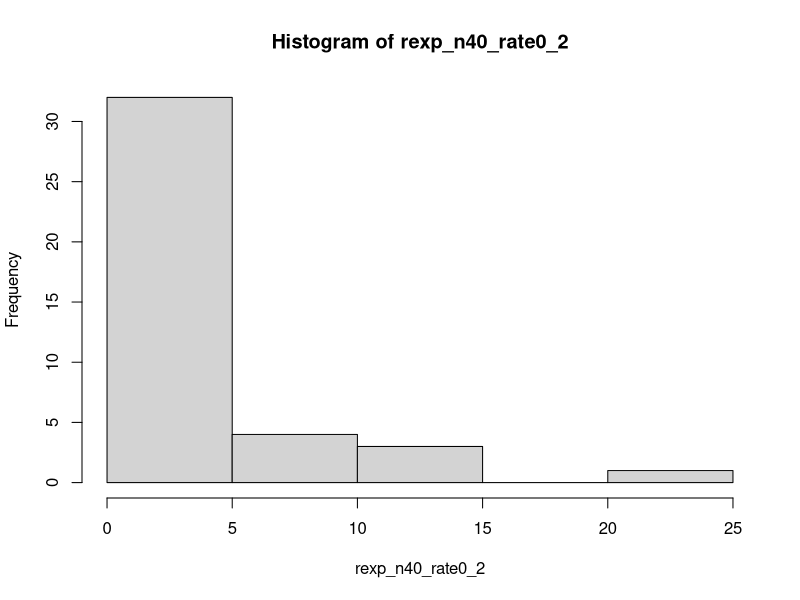
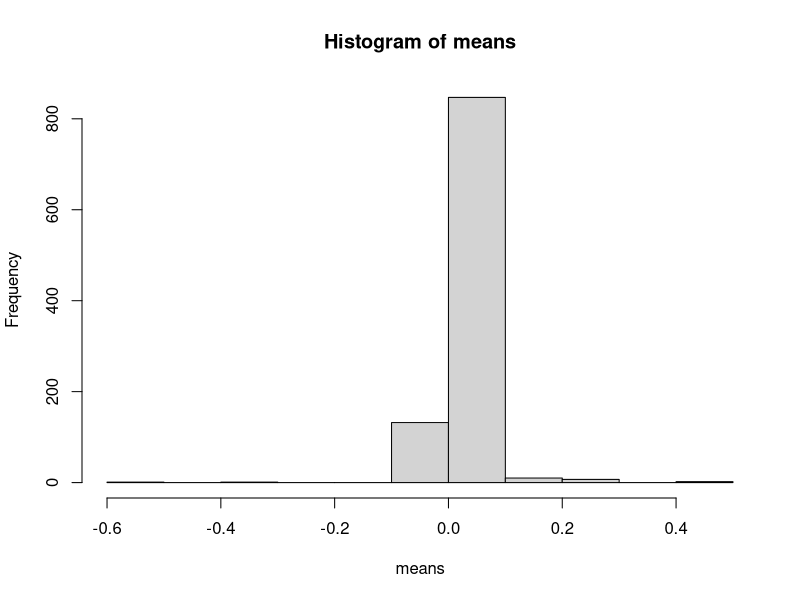
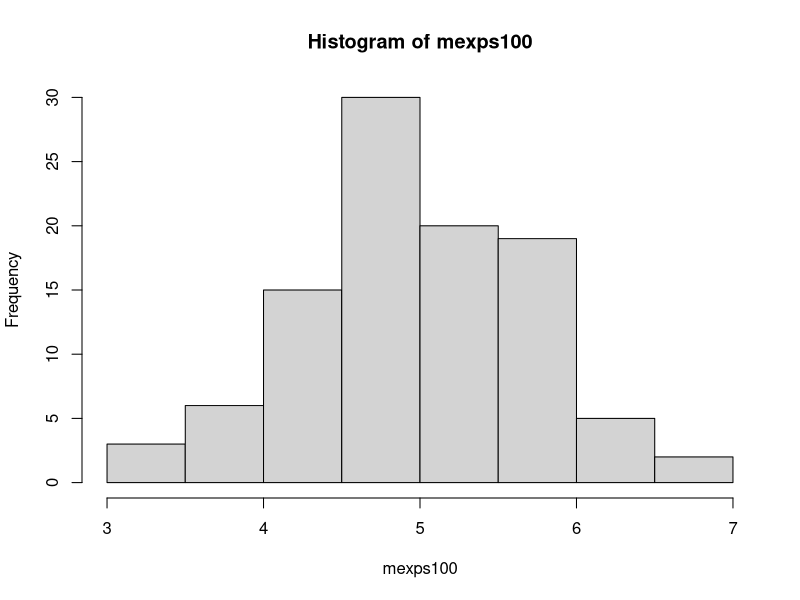
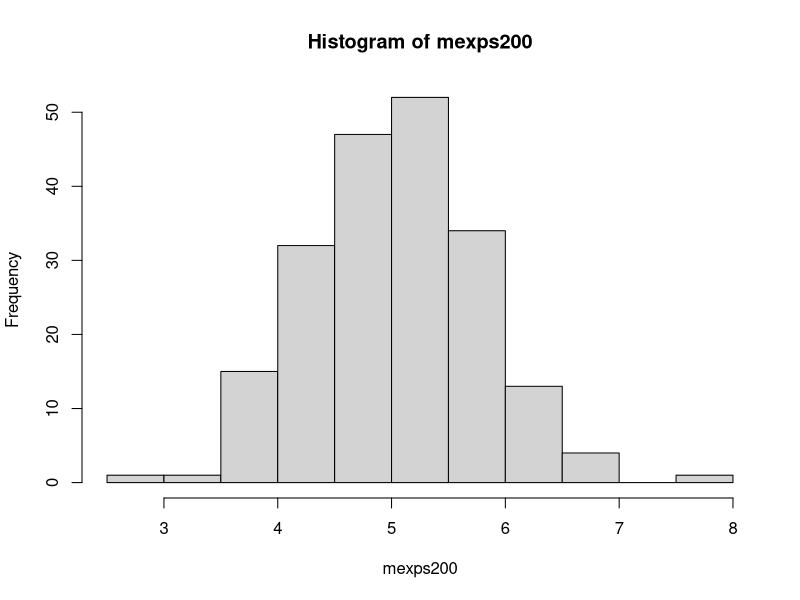
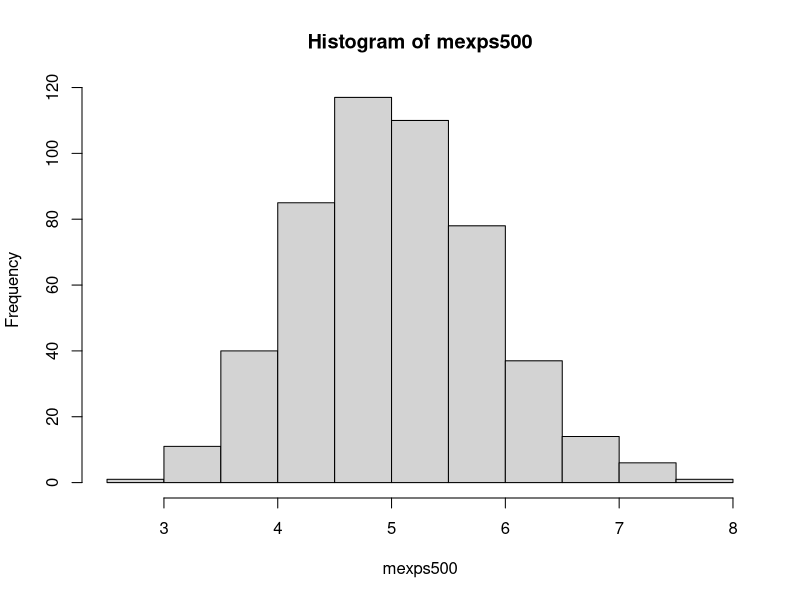
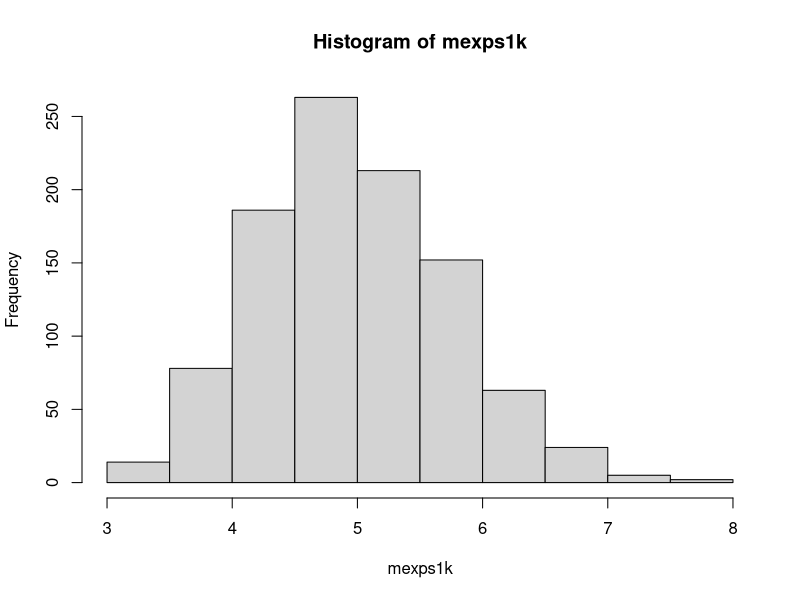
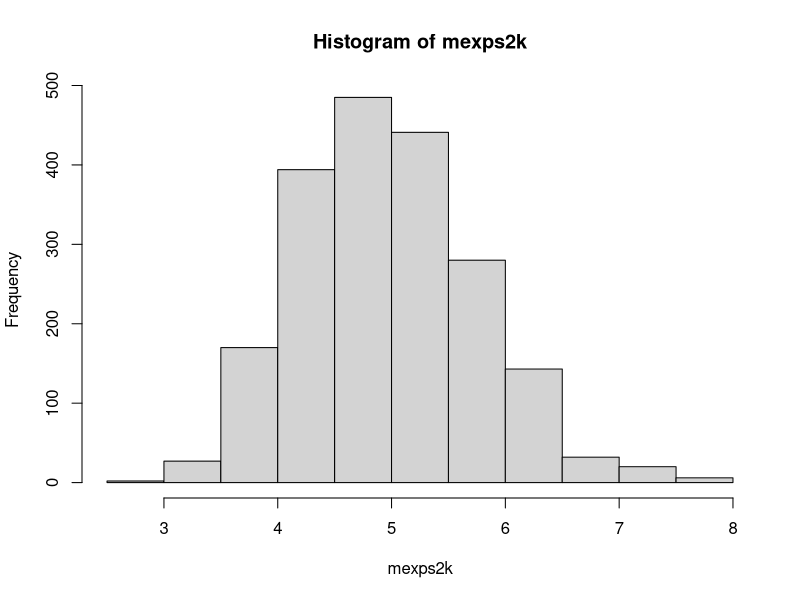
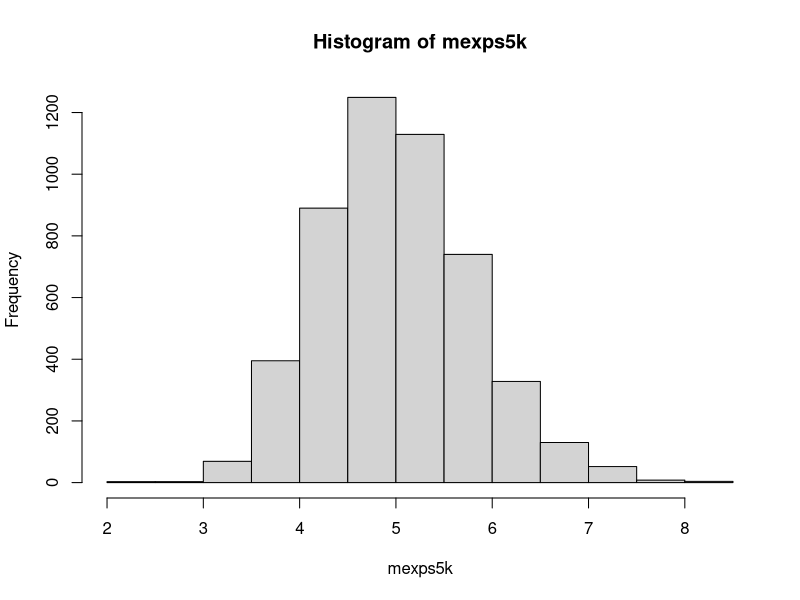

Write R code to recreate these figures, in order.
# Test
rexp_n40_rate0_2 = rexp(n = 40, rate = 0.2)
hist(rexp_n40_rate0_2)
var(rexp_n40_rate0_2)

set.seed(123) ## I set this in order to make my simulation results reproducible. 
n <- 1000
means <- cumsum(rnorm(n))/(1:n)
hist(means)



## Number of simulation 
set.seed(123)
mexps100 = NULL
for (i in 1 : 100) {
    mexps100 = c(mexps100, mean(rexp(n = 40, rate = 0.2)))
}
hist(mexps100)


mexps200 = NULL
for (i in 1 : 200) {
    mexps200 = c(mexps200, mean(rexp(n = 40, rate = 0.2)))
}
hist(mexps200)


mexps500 = NULL
for (i in 1 : 500) {
    mexps500 = c(mexps500, mean(rexp(n = 40, rate = 0.2)))
}
hist(mexps500)


mexps1k = NULL
for (i in 1 : 1000) {
    mexps1k = c(mexps1k, mean(rexp(n = 40, rate = 0.2)))
}
hist(mexps1k)


mexps2k = NULL
for (i in 1 : 2000) {
    mexps2k = c(mexps2k, mean(rexp(n = 40, rate = 0.2)))
}
hist(mexps2k)


mexps5k = NULL
for (i in 1 : 5000) {
    mexps5k = c(mexps5k, mean(rexp(n = 40, rate = 0.2)))
}
hist(mexps5k)
